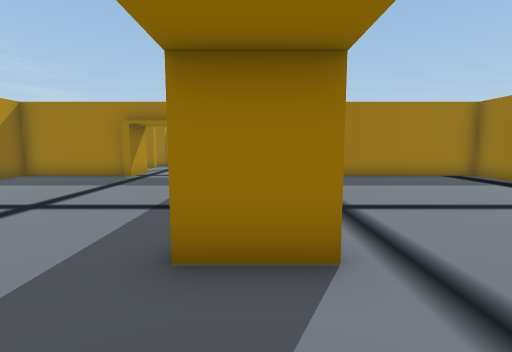
view 1 (above)

23 first-person views from a walk through a 3-D level made in the Unity game engine. The camera is 1.2 m above the floor, tilts 6° down and sees 85° across. The floor is counted in squares, 1 m on a side. Each view is taken from the middle of a square. On the plan, view 1 faces up. The plan holds only what a view shows up to about 13 squares ahead; the rest is blank. The place goes on beyond the plan. The player character is not drawn.

view 2
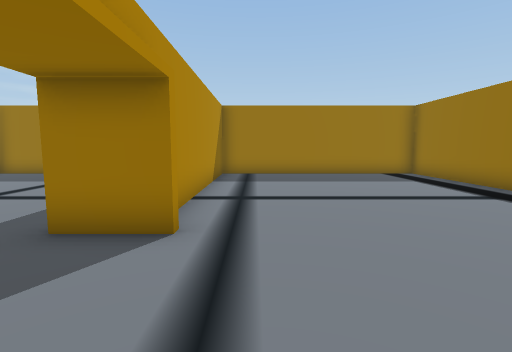

view 3
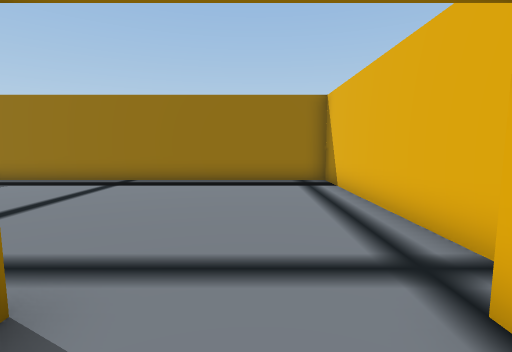

view 4
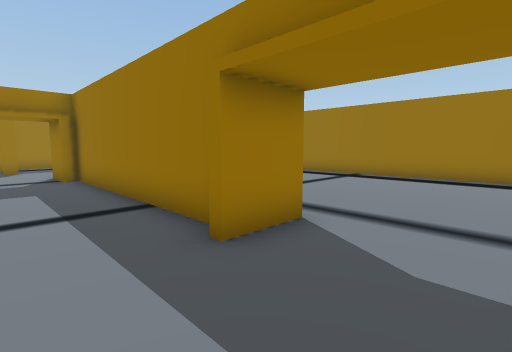

view 5
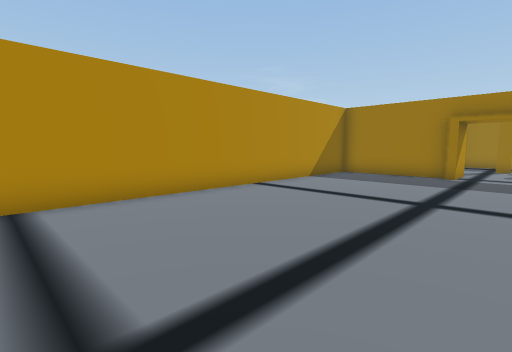

view 6
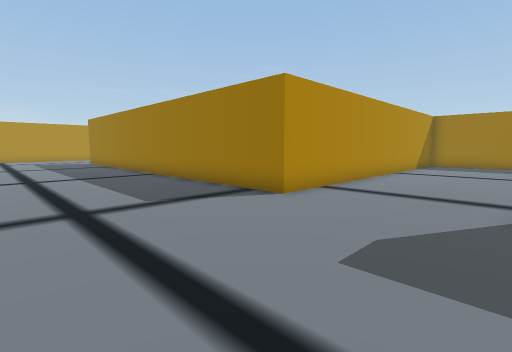

view 7
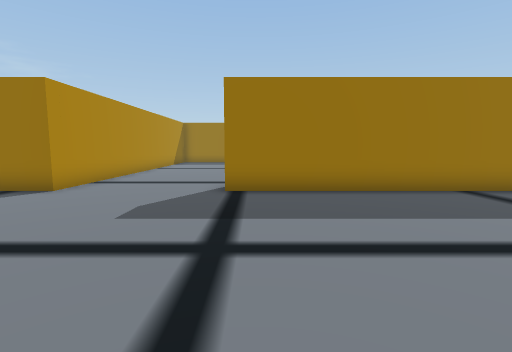

view 8
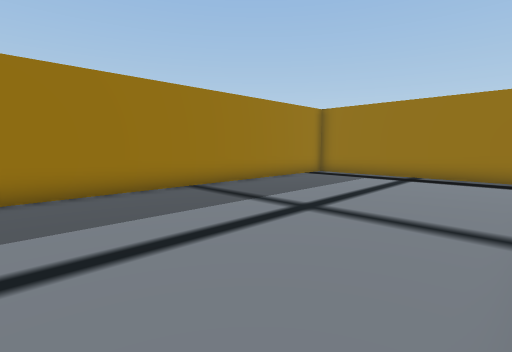

view 9
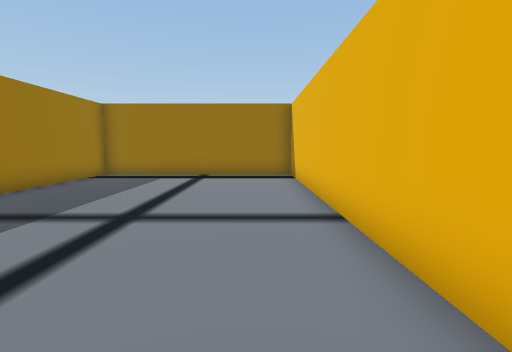

view 10
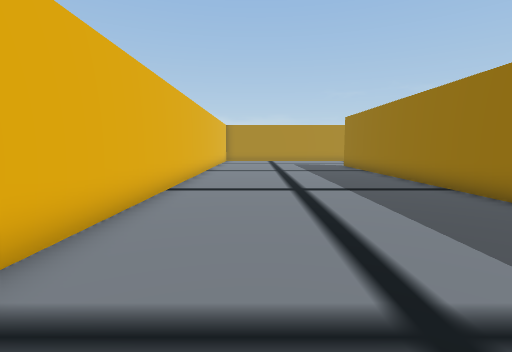

view 11
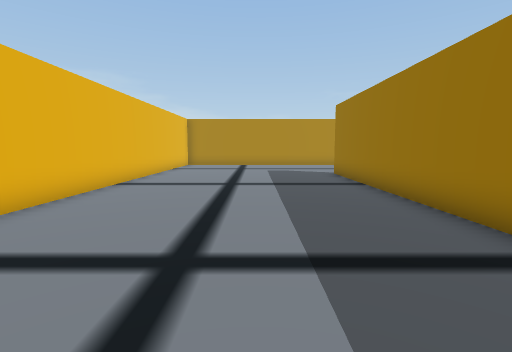

view 12
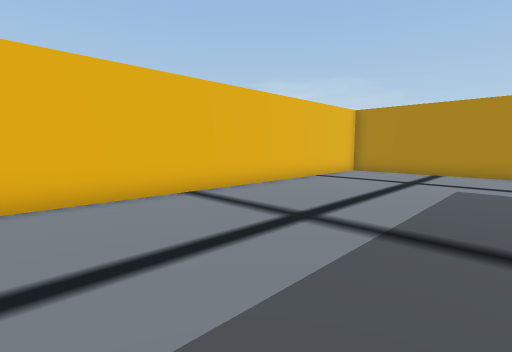

view 13
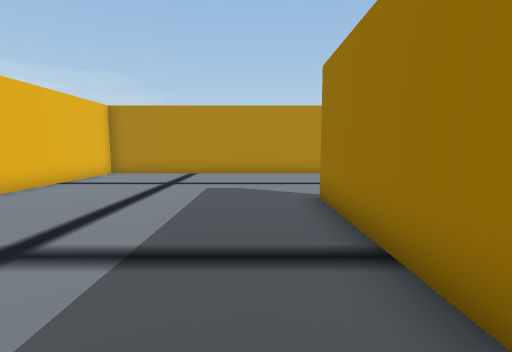

view 14
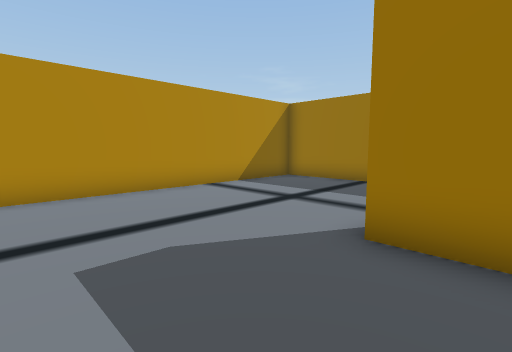

view 15
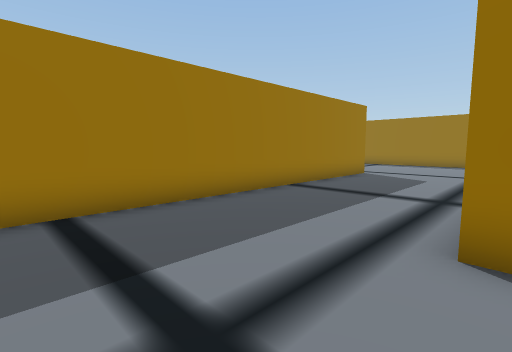

view 16
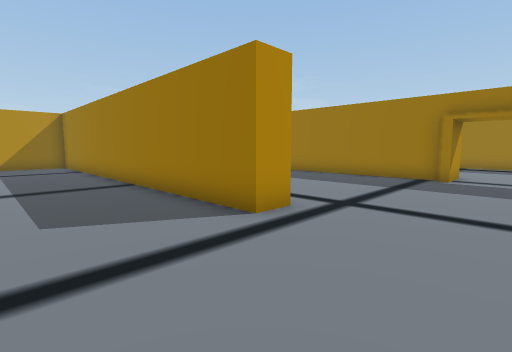

view 17
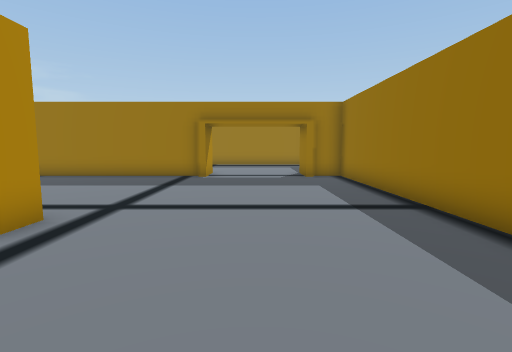

view 18
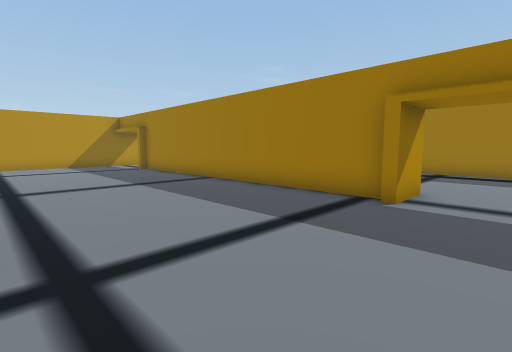

view 19
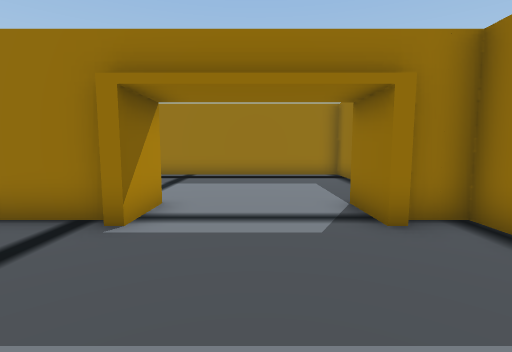

view 20
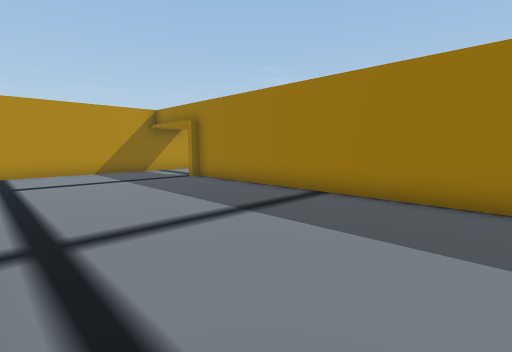

view 21
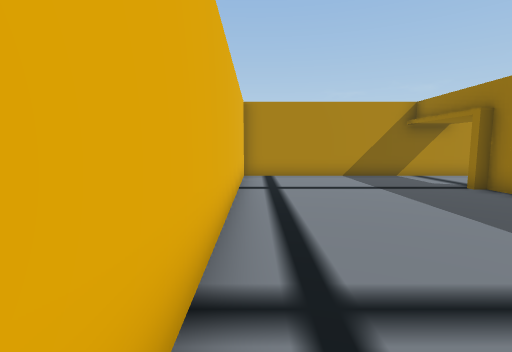

view 22
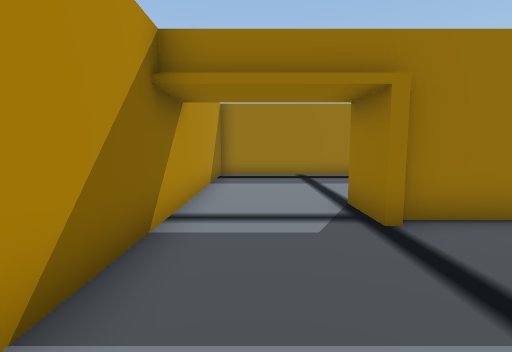

view 23
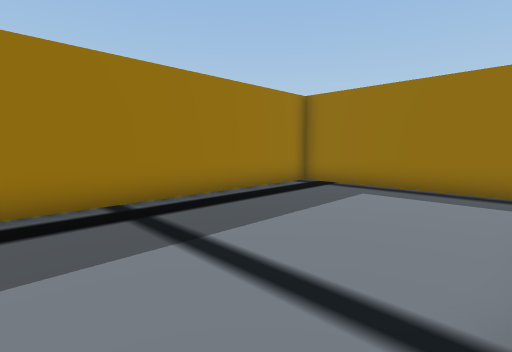

### Floor plan
Ten units are one square. View 1 is at (0, 0); x grows to the right and y downward. Boxes are objects, and circles mark ways between rooms. Rooms are numbered by the first view taken in them; rooms with no view inside come last. Other rooms are left out.
<svg viewBox="-330 -195 425 305">
<path fill="none" stroke="#000" d="M9 -27 -9 -27M18 15 90 15 90 -115 5 -115 5 -42M-175 -46 -175 -35 -325 -35 -325 105 -116 105M-105 -36 -105 -115 -116 -115M-164 -115 -288 -115 -288 -111M-120 -111 -120 -129M-160 -129 -160 -111 -164 -111M-265 20 -265 15M-225 -132 -225 -190 -325 -190 -325 -45M-52 -115 -95 -115 -95 25 -265 25M-50 -129 -50 -111 -54 -111M-9 -27 -9 -31M-5 -35 -5 -115M-105 -172 -105 -190 -181 -190M-290 -111 -290 -129M-9 -111 -9 -129M-320 -45 -215 -45M-36 -157 -42 -157M-16 -157 -22 -157M-15 105 90 105 90 25 -49 25"/>
<circle cx="-17" cy="-10" r="3" fill="#2a7"/>
<text x="40" y="-50">1</text>
<text x="-150" y="-30">2</text>
</svg>
Room 1 opens to room 2.

Where each view was taken, in squares from view 1:
view 1: 0 up, 0 right, facing up
view 2: 1 down, 2 right, facing up
view 3: 1 up, 1 left, facing right
view 4: 0 up, 3 left, facing up-right
view 5: 1 down, 3 left, facing up-left
view 6: 8 down, 5 left, facing up-left
view 7: 10 down, 4 left, facing up
view 8: 10 down, 3 left, facing up-right
view 9: 9 down, 3 left, facing right
view 10: 8 down, 9 left, facing left
view 11: 6 down, 14 left, facing left
view 12: 4 down, 19 left, facing down-left
view 13: 4 down, 20 left, facing left
view 14: 6 down, 25 left, facing up-left
view 15: 2 down, 30 left, facing up-right
view 16: 0 up, 14 left, facing up-left
view 17: 0 up, 14 left, facing up
view 18: 5 up, 14 left, facing up-left
view 19: 7 up, 14 left, facing up
view 20: 5 up, 19 left, facing up-left
view 21: 5 up, 21 left, facing left
view 22: 7 up, 31 left, facing up
view 23: 13 up, 31 left, facing up-right
